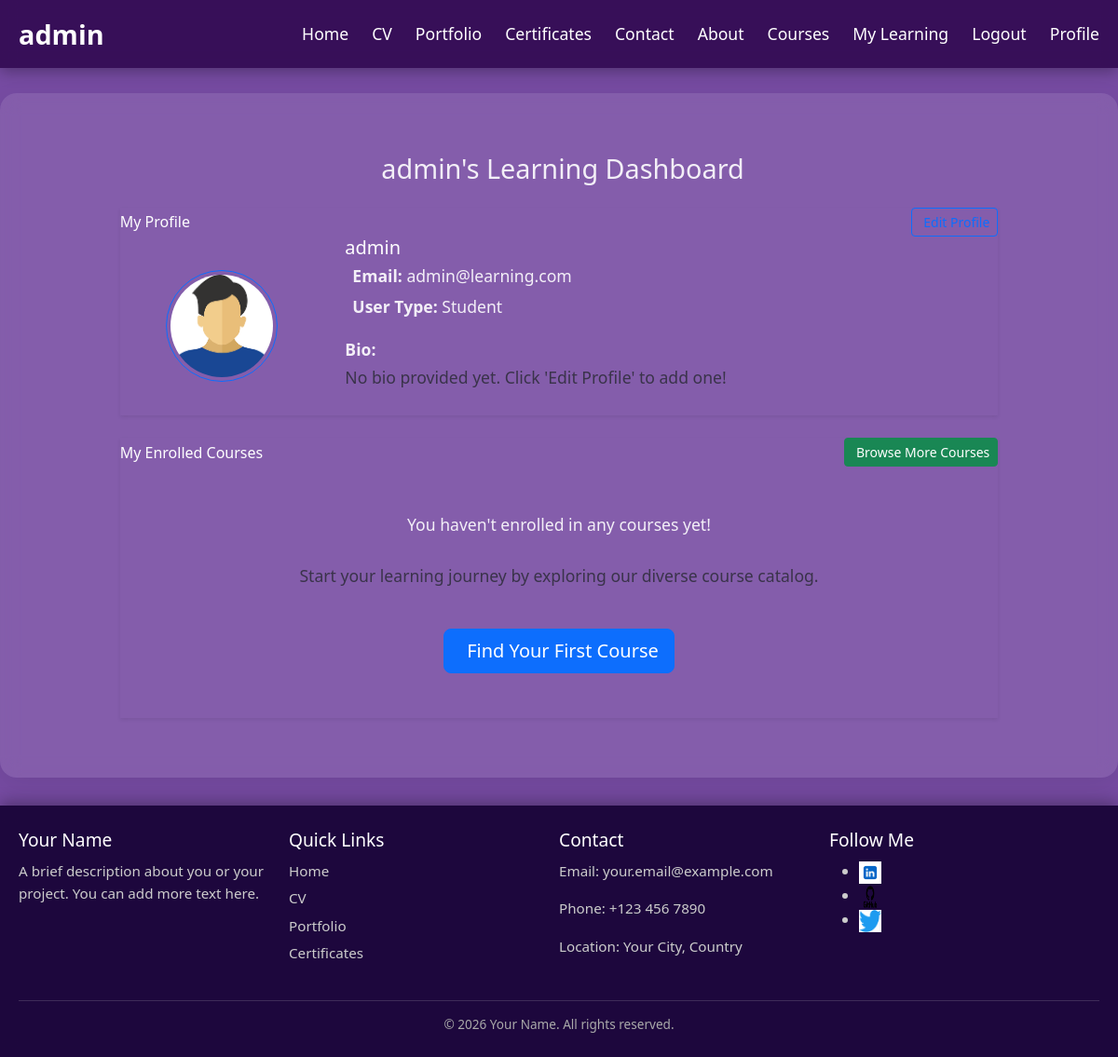
The app's page /student-dashboard/ (signed in) with its own data.
### accounts/models.py (models this page shows, shortened)
class CustomUser(AbstractUser):
    USER_TYPE_CHOICES = (
        ('student', 'Student'),
        ('teacher', 'Teacher'),
        ('admin', 'Admin'),
    )
    user_type = models.CharField(max_length=10, choices=USER_TYPE_CHOICES, default='student')

class Profile(models.Model):
    user = models.OneToOneField(CustomUser, on_delete=models.CASCADE, related_name='profile')
    profile_picture = models.ImageField(
        upload_to='images/profiles/',
        default='images/profiles/default.jpg',
        blank=True,
        null=True,
    )
    bio = models.TextField(max_length=500, blank=True, null=True)
    full_name_en = models.CharField(
        max_length=255,
        blank=True,
        null=True,
        verbose_name="Full Name (English)"
    )
    full_name_ar = models.CharField(
        max_length=255,
        blank=True,
        null=True,
        verbose_name="Full Name (Arabic)"
    )
    phone_number = models.CharField(
        max_length=20,
        blank=True,
        null=True,
        verbose_name="Phone Number"
    )
    experience_years = models.IntegerField(
        verbose_name="Years of Experience",
        default=0,
        blank=True,
        null=True,
        help_text="Number of years of teaching experience."
    )
    university = models.CharField(
        max_length=255,
        verbose_name="University Attended",
        blank=True,
        null=True,
        help_text="Name of the university you graduated from."
    )
    graduation_year = models.IntegerField(
        verbose_name="Graduation Year",
        blank=True,
        null=True,
        help_text="Year of your graduation."
    )
    major = models.CharField(
        max_length=255,
        verbose_name="Major/Specialization",
        blank=True,
        null=True,
        help_text="Your primary field of study."
    )
    is_teacher_application_pending = models.BooleanField(
        default=False,
        help_text="Is the teacher application awaiting admin approval?"
    )
    is_teacher_approved = models.BooleanField(
        default=False,
        help_text="Has the teacher application been approved by an admin?"
    )
    approved_by = models.ForeignKey(
        CustomUser,
        on_delete=models.SET_NULL,
        null=True, blank=True,
        related_name='approved_teacher_applications',
        help_text="Admin who approved this teacher application."
    )
    approval_date = models.DateTimeField(
        null=True, blank=True,
        help_text="Date and time when the application was approved."
    )
    rejected_by = models.ForeignKey(
        CustomUser,
        on_delete=models.SET_NULL,
        null=True, blank=True,
        related_name='rejected_teacher_applications',
        help_text="Admin who rejected this teacher application."
    )
    rejection_date = models.DateTimeField(
        null=True, blank=True,
        help_text="Date and time when the application was rejected."
    )
    rejection_reason = models.TextField(
        null=True, blank=True,
        help_text="Reason for rejection, if applicable."
    )
    commission_percentage = models.DecimalField(
        max_digits=5,
        decimal_places=2,
        default=Decimal('0.00'), # Corrected default to Decimal
        help_text="Commission percentage (e.g., 5.00 for 5%) deducted from course earnings."
    )
    class Meta:
        verbose_name = "User Profile"
        verbose_name_plural = "User Profiles"

### accounts/views.py (the view)
# urls.py: path('student-dashboard/', views.student_dashboard_view, name='student_dashboard'),
@login_required
def student_dashboard_view(request):
    user = request.user
    profile, created = Profile.objects.get_or_create(user=user)
    enrolled_courses_objects = EnrolledCourse.objects.filter(student=profile).select_related('course__teacher_profile__user').order_by('-enrolled_at')
    enrolled_courses = [enrolled_course.course for enrolled_course in enrolled_courses_objects]
    context = {
        'page_title': 'My Learning Dashboard',
        'student': user,
        'student_profile': profile,
        'enrolled_courses': enrolled_courses,
    }
    return render(request, 'student_dashboard.html', context)

### templates/student_dashboard.html (shortened to what this page needs)
{% extends 'base.html' %}
{% load static %}
{% block content %}
<div class="dashboard-container container-fluid py-4">
    <h2 class="text-center mb-4 dashboard-title">
         {{ student_profile.full_name_en|default:student.username }}'s Learning Dashboard
    </h2>
    <div class="row justify-content-center g-4">
        <div class="col-lg-10 col-md-12 col-sm-12">
            <div class="dashboard-card profile-card shadow-sm">
                <div class="dashboard-card-header d-flex justify-content-between align-items-center">
                    My Profile
                    <a href="{% url 'profile_edit' %}" class="btn btn-outline-primary btn-sm">
                    </a>
                </div>
                <div class="card-body">
                    <div class="row align-items-center">
                        <div class="col-md-3 text-center mb-3 mb-md-0">
                            <div class="profile-picture-container">
                                {% if student_profile.profile_picture %}
                                    <img src="{{ student_profile.profile_picture.url }}" alt="Profile Picture" class="img-fluid rounded-circle border border-primary p-1" style="width: 120px; height: 120px; object-fit: cover;">
                                {% else %}
                                    <img src="{% static 'images/profiles/default.jpg' %}" alt="Default Profile Picture" class="img-fluid rounded-circle border border-secondary p-1" style="width: 120px; height: 120px; object-fit: cover;">
                                {% endif %}
                            </div>
                        </div>
                        <div class="col-md-9 text-md-start text-center">
                            <h5 class="mb-1">{{ student_profile.full_name_en|default:student.username }}</h5>
                            <p class="mb-1"><strong>Email:</strong> {{ student.email }}</p>
                            <p class="mb-1"><strong>User Type:</strong> {{ student.get_user_type_display }}</p>
                            <p class="mb-0 mt-3"><strong>Bio:</strong></p>
                            <p class="text-muted small">{{ student_profile.bio|default:"No bio provided yet. Click 'Edit Profile' to add one!" }}</p>
                        </div>
                    </div>
                </div>
            </div>
        </div>
        <div class="col-lg-10 col-md-12 col-sm-12">
            <div class="dashboard-card shadow-sm">
                <div class="dashboard-card-header d-flex justify-content-between align-items-center">
                    My Enrolled Courses
                    <a href="{% url 'courses' %}" class="btn btn-success btn-sm">
                         Browse More Courses
                    </a>
                </div>
                <div class="card-body">
                    {% if enrolled_courses %}
                        <div class="list-group">
                            {% for course in enrolled_courses %}
                                <div class="list-group-item d-flex align-items-center flex-wrap my-2 p-3 border rounded shadow-sm-hover course-item">
                                    <div class="me-3 mb-2 mb-md-0">
                                        {% if course.course_picture %}
                                            <img src="{{ course.course_picture.url }}" alt="{{ course.title }} Course Image" class="img-fluid rounded course-thumbnail-sm" style="width: 100px; height: 75px; object-fit: cover;">
                                        {% else %}
                                            <img src="{% static 'images/default_course.png' %}" alt="Default Course Image" class="img-fluid rounded course-thumbnail-sm" style="width: 100px; height: 75px; object-fit: cover;">
                                        {% endif %}
                                    </div>
                                    <div class="flex-grow-1">
                                        <h5 class="mb-1">{{ course.title }}</h5>
                                        <p class="text-muted small mb-2">{{ course.description|truncatechars:100 }}</p>
                                        <div class="d-flex flex-wrap gap-2 mb-2">
                                            {% if course.level %}<span class="badge bg-info"><i class="fas fa-chart-bar me-1"></i>{{ course.level.name|default:"N/A" }}</span>{% endif %}
                                            <span class="badge bg-secondary"><i class="fas fa-globe me-1"></i>{{ course.get_language_display|default:"N/A" }}</span>
                                            {% for category in course.categories.all %}
                                                <span class="badge bg-primary">{{ category.name }}</span>
                                            {% empty %}
                                                <span class="badge bg-light text-muted">No Categories</span>
                                            {% endfor %}
                                        </div>
                                        <div class="progress mb-2" role="progressbar" aria-label="Course Progress" aria-valuenow="25" aria-valuemin="0" aria-valuemax="100" style="height: 8px;">
                                            <div class="progress-bar bg-success" style="width: 25%"></div>
                                        </div>
                                        <p class="card-text small text-end text-muted">25% Complete</p>
                                    </div>
                                    <div class="ms-md-auto text-end mt-3 mt-md-0 d-flex flex-column align-items-end">
                                        <span class="fw-bold text-success mb-2">${{ course.price }}</span>
                                        <a href="{% url 'course_detail' course.pk %}" class="btn btn-primary btn-sm">
                                            <i class="fas fa-play-circle me-1"></i> Continue Learning
                                        </a>
                                        </div>
                                </div>
                            {% endfor %}
                        </div>
                    {% else %}
                        <div class="empty-state text-center py-5">
                            <p class="lead">You haven't enrolled in any courses yet!</p>
                            <p class="text-muted">Start your learning journey by exploring our diverse course catalog.</p>
                            <a href="{% url 'courses' %}" class="btn btn-primary btn-lg mt-3">
                                 Find Your First Course
                            </a>
                        </div>
                    {% endif %}
                </div>
            </div>
        </div>
    </div>
</div>
{% endblock %}

### templates/base.html (shortened to what this page needs)
{% load static %}
<!DOCTYPE html>
<html lang="en">
<head>
    <link href="https://cdn.jsdelivr.net/npm/bootstrap@5.3.3/dist/css/bootstrap.min.css" rel="stylesheet">
    <link rel="stylesheet" href="{% static 'css/styles.css' %}">
    <link href="https://cdn.jsdelivr.net/npm/bootstrap@5.3.0/dist/css/bootstrap.min.css" rel="stylesheet">
</head>
<body>
    <header class="main-header">
        <div class="header-content">
            <div class="logo">
                <a href="{% if user.is_authenticated %}{% url 'courses' %}{% else %}{% url 'index' %}{% endif %}">
                    {% if user.is_authenticated %}
                        {{ user.username }}
                    {% else %}
                        Your Name
                    {% endif %}
                </a>
            </div>
            <nav class="main-nav">
                <ul>
                    <li><a href="{% url 'index' %}">Home</a></li>
                    <li><a href="{% url 'cv' %}">CV</a></li>
                    <li><a href="{% url 'portfolio_page' %}">Portfolio</a></li>
                    <li><a href="{% url 'certificates' %}">Certificates</a></li>
                    <li><a href="{% url 'contact' %}">Contact</a></li>
                    <li><a href="{% url 'about' %}">About</a></li>
                    {% if user.is_authenticated %}
                        <li><a href="{% url 'courses' %}">Courses</a></li>
                        {% if user.user_type == 'teacher' %}
                            <li><a href="{% url 'teacher_dashboard' %}">Dashboard</a></li>
                        {% elif user.user_type == 'student' %}
                            <li><a href="{% url 'student_dashboard' %}">My Learning</a></li>
                        {% endif %}
                        <li><a href="{% url 'logout' %}">Logout</a></li>
                        <li><a href="{% url 'profile_edit' %}">Profile</a></li>
                    {% else %}
                        <li><a href="{% url 'login' %}">Login</a></li>
                        <li><a href="{% url 'signup' %}">Sign Up</a></li>
                    {% endif %}
                </ul>
            </nav>
        </div>
    </header>
    <main class="page-content">
        {% block content %}
        {% endblock %}
    </main>
    {% include '_footer.html' %}
</body>
</html>

### static/css/styles.css (style rules this page uses)
body { font-family: 'Poppins', sans-serif; text-align: center; background: linear-gradient(135deg, #764ba2, #764ba2); margin: 0; padding-top: 70px; color: white; min-height: 100vh; display: flex; flex-direction: column; align-items: center; justify-content: flex-start; line-height: 1.6; overflow-x: hidden; }
.main-header { background-color: rgba(40, 0, 70, 0.8); backdrop-filter: blur(8px); color: white; padding: 15px 0; position: fixed; top: 0; left: 0; width: 100%; z-index: 1000; box-shadow: 0 4px 15px rgba(0,0,0,0.3); }
.header-content { display: flex; justify-content: space-between; align-items: center; max-width: 1200px; margin: 0 auto; padding: 0 20px; }
.logo a { color: white; text-decoration: none; font-weight: 700; font-size: 1.8em; transition: color 0.3s ease; }
.main-nav ul { list-style: none; margin: 0; padding: 0; display: flex; gap: 25px; }
.main-nav ul li a { color: white; text-decoration: none; font-weight: 500; font-size: 1.1em; transition: color 0.3s ease; }
.page-content { flex-grow: 1; padding: 40px 20px; width: 100%; background: rgba(255, 255, 255, 0.1); backdrop-filter: blur(10px); border-radius: 18px; box-shadow: 0 10px 30px rgba(0,0,0,0.08); box-sizing: border-box; color: white; margin-top: 30px; margin-bottom: 30px; }
.page-content h2 { color: rgba(255, 255, 255, 0.9); font-size: 1.8em; margin-bottom: 30px; font-weight: 500; }
.page-content p { line-height: 1.7; font-size: 1.1em; color: rgba(255, 255, 255, 0.9); margin-bottom: 25px; }

### records on screen
CustomUser: username "admin", email "admin@learning.com", user_type "Student"
Profile: full_name_en "admin", profile_picture (placeholder picture), bio "No bio provided yet. Click 'Edit Profile' to add one!"
